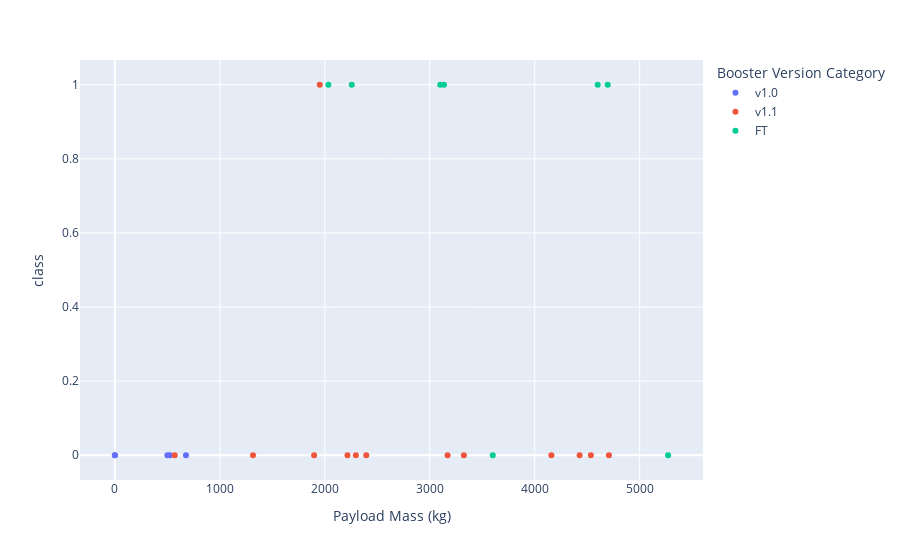

Notebook code cell kept with this figure:
### Code cell
fig

### Figure 1 — Plotly figure (JSON) as saved in the notebook; plotly's stock layout.template omitted (floating-point values rounded to 4 significant figures)
{"data": [{"hovertemplate": "Booster Version Category=v1.0<br>Payload Mass (kg)=%{x}<br>class=%{y}<extra></extra>", "legendgroup": "v1.0", "marker": {"color": "#636efa", "symbol": "circle"}, "mode": "markers", "name": "v1.0", "orientation": "v", "showlegend": true, "type": "scatter", "x": [0, 0, 525, 500, 677], "xaxis": "x", "y": [0, 0, 0, 0, 0], "yaxis": "y"}, {"hovertemplate": "Booster Version Category=v1.1<br>Payload Mass (kg)=%{x}<br>class=%{y}<extra></extra>", "legendgroup": "v1.1", "marker": {"color": "#EF553B", "symbol": "circle"}, "mode": "markers", "name": "v1.1", "orientation": "v", "showlegend": true, "type": "scatter", "x": [3170, 3325, 2296, 1316, 4535, 4428, 2216, 2395, 570, 4159, 1898, 4707, 1952], "xaxis": "x", "y": [0, 0, 0, 0, 0, 0, 0, 0, 0, 0, 0, 0, 1], "yaxis": "y"}, {"hovertemplate": "Booster Version Category=FT<br>Payload Mass (kg)=%{x}<br>class=%{y}<extra></extra>", "legendgroup": "FT", "marker": {"color": "#00cc96", "symbol": "circle"}, "mode": "markers", "name": "FT", "orientation": "v", "showlegend": true, "type": "scatter", "x": [2034, 5271, 3136, 4696, 3100, 3600, 2257, 4600], "xaxis": "x", "y": [1, 0, 1, 1, 1, 0, 1, 1], "yaxis": "y"}], "layout": {"legend": {"title": {"text": "Booster Version Category"}, "tracegroupgap": 0}, "margin": {"t": 60}, "xaxis": {"anchor": "y", "domain": [0, 1], "title": {"text": "Payload Mass (kg)"}}, "yaxis": {"anchor": "x", "domain": [0, 1], "title": {"text": "class"}}}}
